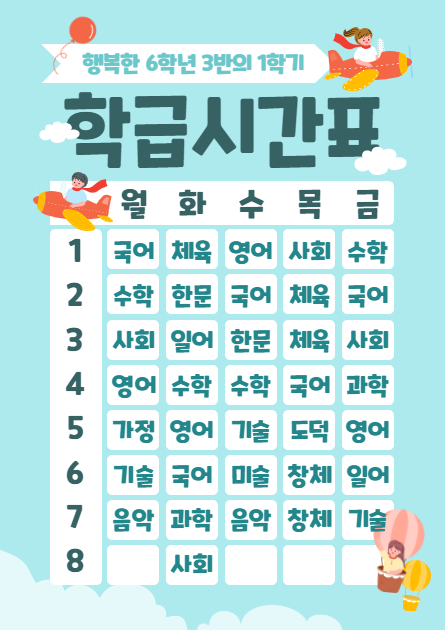
#> input picture OCR/young/OCR5.png, 445 x 630 px, found by its file name
$ python cross_ocr_tesseract.py
#> lines starting #> are read from the running program, lines starting #| are printed output that depends on the picture
from PIL import Image, ImageFilter
import pytesseract

# Tesseract 설치 경로 설정 (Windows 사용자만 해당)
pytesseract.pytesseract.tesseract_cmd = r'C:\\Program Files\\Tesseract-OCR\\tesseract.exe'

# 이미지 파일 경로
image_path = './OCR/young/OCR5.png'

# 이미지 열기
img = Image.open(image_path)
#> img is the input picture: PIL image 445x630 RGBA; mean R, G, B, A 191.8, 225.7, 226, 255

# 이미지 전처리: 그레이스케일 변환, 노이즈 제거, 명암비 조절 등
img = img.convert('L')  # 그레이스케일 변환
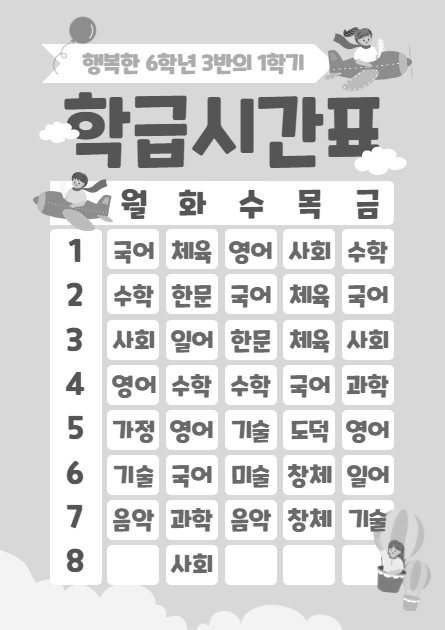
#> img: PIL image 445x630 L; min 54, max 255, mean 215.4
img = img.filter(ImageFilter.SHARPEN)  # 샤프닝 필터 적용

# 이미지에서 텍스트 추출
custom_config = r'--oem 3 --psm 6'  # OCR 엔진 모드 및 페이지 세그멘테이션 모드 설정
#> (the run stopped early here; a loop or call above may not have finished)

$ run again, with OCR/young/OCR2.png copied over OCR/young/OCR5.png
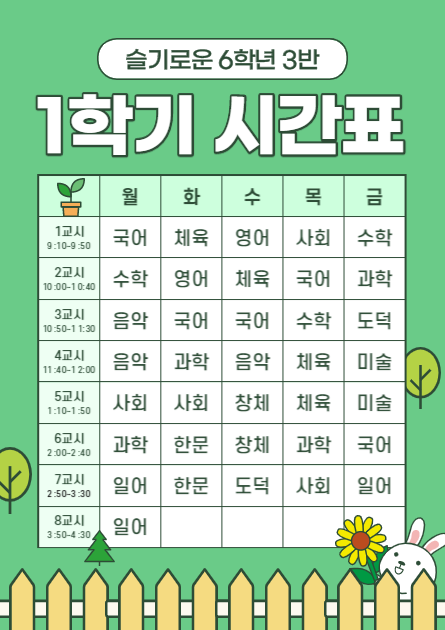
#> input picture OCR/young/OCR2.png, 445 x 630 px, found by its file name
#> img is the input picture: PIL image 445x630 RGBA; mean R, G, B, A 178.8, 216, 183.2, 255
#> `img = img.convert('L')`:
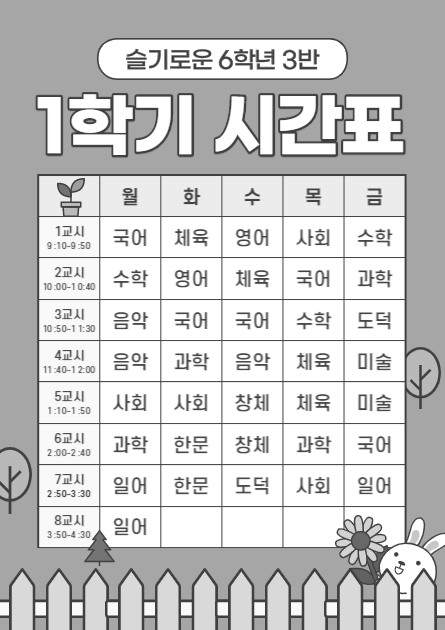
#> img: PIL image 445x630 L; min 47, max 255, mean 201
#> `img = img.filter(ImageFilter.SHARPEN)`:
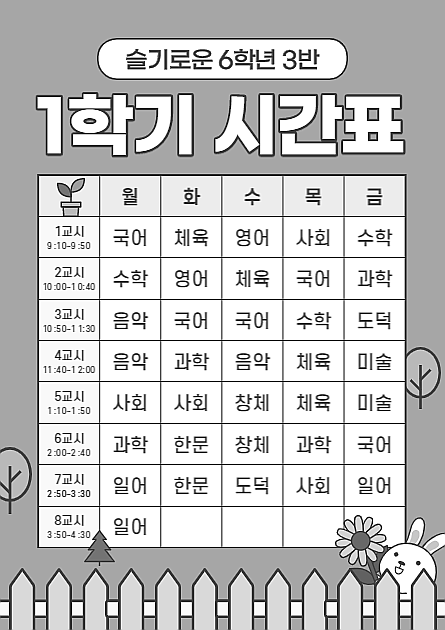
#> img: PIL image 445x630 L; min 0, max 255, mean 198.5

$ run again, with OCR/young/OCR4.png copied over OCR/young/OCR5.png
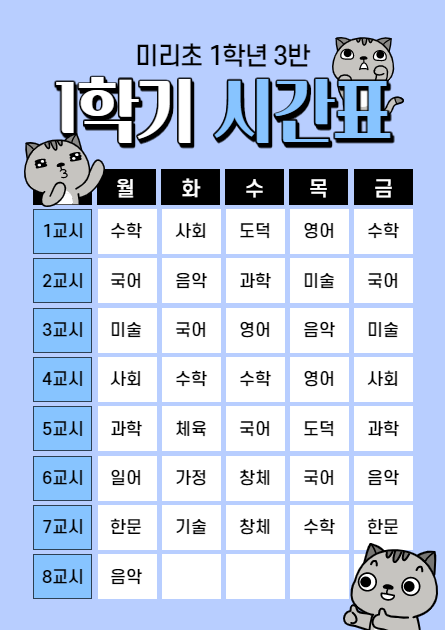
#> input picture OCR/young/OCR4.png, 445 x 630 px, found by its file name
#> img is the input picture: PIL image 445x630 RGBA; mean R, G, B, A 187.8, 201.9, 227, 255
#> `img = img.convert('L')`:
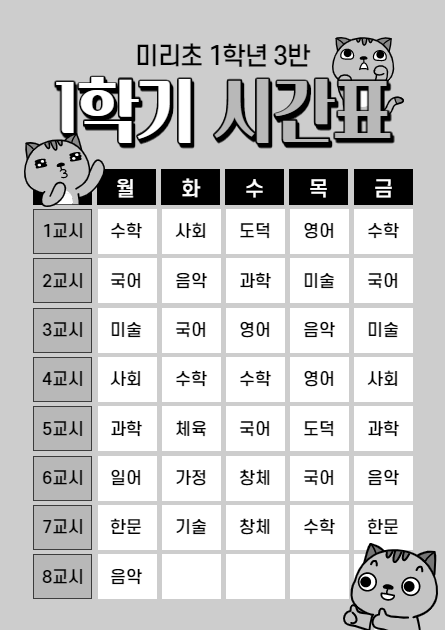
#> img: PIL image 445x630 L; min 0, max 255, mean 200.5
#> `img = img.filter(ImageFilter.SHARPEN)`:
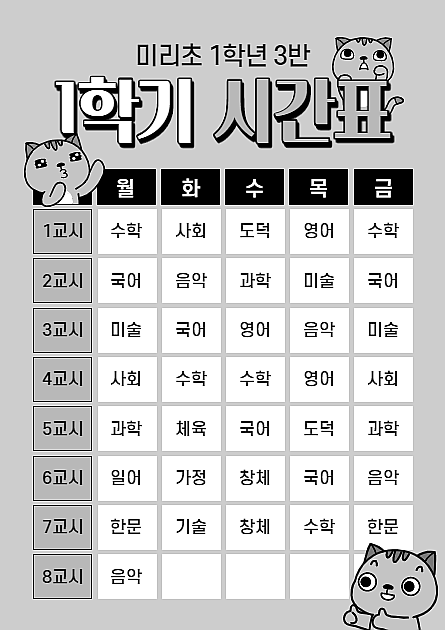
#> img: PIL image 445x630 L; min 0, max 255, mean 201.2

$ run again, with OCR/young/OCR6.png copied over OCR/young/OCR5.png
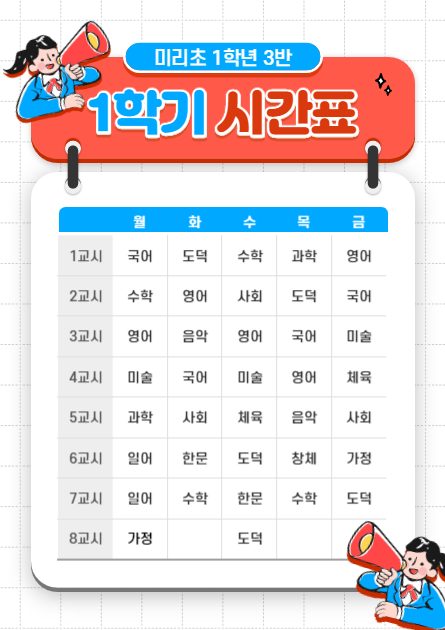
#> input picture OCR/young/OCR6.png, 445 x 630 px, found by its file name
#> img is the input picture: PIL image 445x630 RGBA; mean R, G, B, A 226.2, 219.2, 222, 255
#> `img = img.convert('L')`:
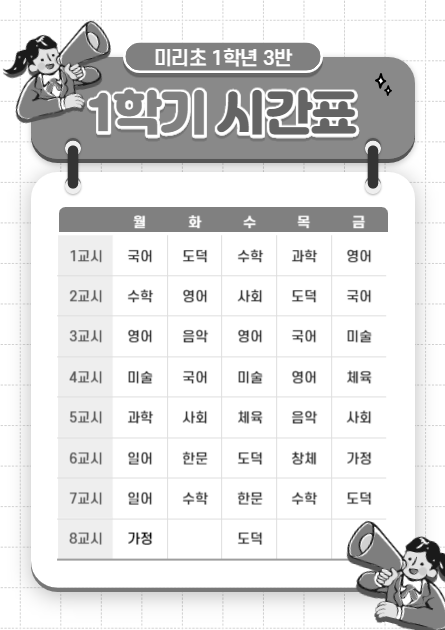
#> img: PIL image 445x630 L; min 0, max 255, mean 221.6
#> `img = img.filter(ImageFilter.SHARPEN)`:
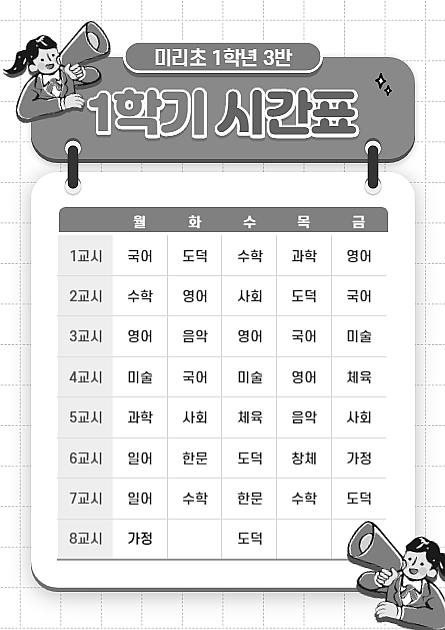
#> img: PIL image 445x630 L; min 0, max 255, mean 220.2
